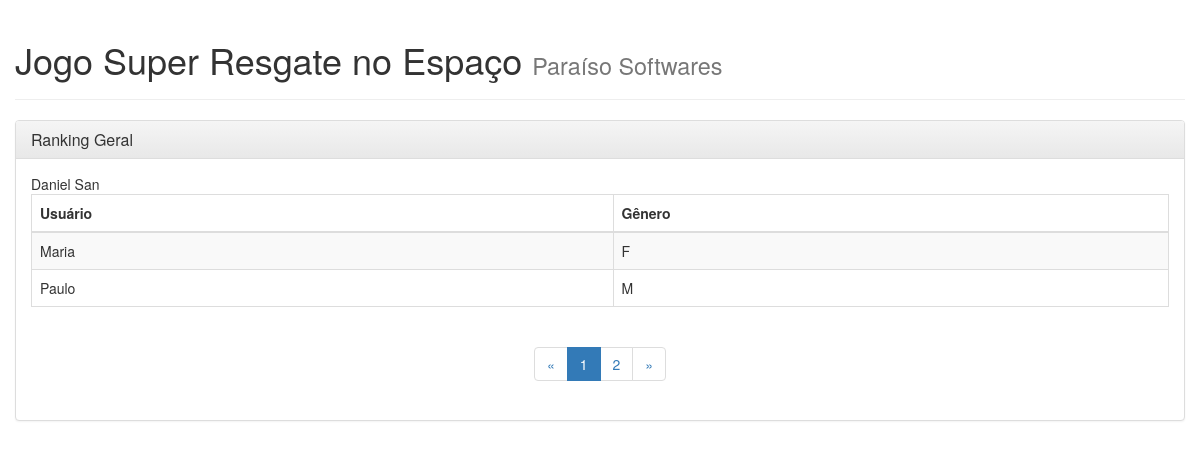
Screenshot of /portal/ranking.php with the database file from the repository.
### tables this page shows
CREATE TABLE IF NOT EXISTS `user` (
`id` int(10) unsigned NOT NULL,
  `name` varchar(40) DEFAULT NULL,
  `gender` varchar(1) DEFAULT NULL,
  `avatar` int(11) DEFAULT NULL,
  `creation` timestamp NOT NULL DEFAULT CURRENT_TIMESTAMP ON UPDATE CURRENT_TIMESTAMP,
  `active` tinyint(1) NOT NULL DEFAULT '1'
);

### portal/ranking.php (the view, shortened to what this page needs)
<!DOCTYPE html>
<html lang="en-US">
<head>
<link rel="stylesheet" href="https://maxcdn.bootstrapcdn.com/bootstrap/3.3.2/css/bootstrap.min.css">
<link rel="stylesheet" href="https://maxcdn.bootstrapcdn.com/bootstrap/3.3.2/css/bootstrap-theme.min.css">
</head>
<body>
<div class="container">
	<div class="row">
		<div class="page-header">
			<h1>Jogo Super Resgate no Espa&ccedil;o <small>Paraíso Softwares</small></h1>
		</div>
	<div class="panel panel-default">
		<div class="panel-heading">
			<h3 class="panel-title">Ranking Geral</h3>
		</div>
		<div class="panel-body">
			<?php
			$limit = 2;
			if (isset($_GET["page"])) {
				$page  = $_GET["page"];
			}
			else {
				$page=1;
			}
			$start_from = ($page-1) * $limit;
			$sql = "SELECT * FROM user ORDER BY name ASC LIMIT $start_from, $limit";
			$rs_result = mysql_query($sql);
			echo 'Daniel San';
			?>
			<table class="table table-bordered table-striped">
			<thead>
			<tr>
			<th>Usuário</th>
			<th>Gênero</th>
			</tr>
			<thead>
			<tbody>
			<?php
			while ($row = mysql_fetch_assoc($rs_result)) {
			?>
						<tr>
						<td><?php echo $row['name']; ?></td>
						<td><?php echo $row['gender']; ?></td>
						</tr>
			<?php
			};
			?>
			</tbody>
			</table>
			<?php
			$sql = "SELECT COUNT(id) FROM user";
			$rs_result = mysql_query($sql);
			$row = mysql_fetch_row($rs_result);
			$total_records = $row[0];
			$total_pages = ceil($total_records / $limit);
			$pagLink = '<nav> <ul class="pagination">';
			$pagLink .= '<li><a href="ranking.php?page='.(($page > 1)? $page-1 : 1).'" aria-label="Previous"><span aria-hidden="true">&laquo;</span></a></li>' ;
			for ($i=1; $i<=$total_pages; $i++) {
						 $pagLink .= "<li".($page==$i ? ' class="active"' : '')."><a href='ranking.php?page=".$i."'>".$i."</a></li>";
			};
			$pagLink .= '<li><a href="ranking.php?page='.(($page = $total_pages)? $page : $page+1).'" aria-label="Next"><span aria-hidden="true">&raquo;</span></a></li>';
			echo '<div class="row"><div class="col-lg-12 text-center">';
			echo $pagLink . "</ul></nav>";
			echo '</div></div>';
			?>
		</div>
	</div>
	</div>
</div>
</body>
</html>

### rows the page displays
user: name "Maria", gender "F"
user: name "Paulo", gender "M"
